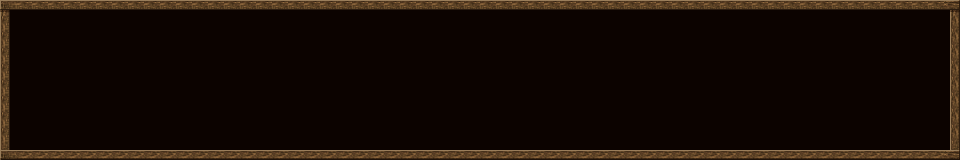

A level layout from a 2D game, rendered from its tile map. Below: a short description, then the map file with tile-grid data replaced by summaries:
An orthogonal 60x10 tile map with 16x16 px tiles, 2 tile layers (behind, bront).

<map version="1.0" orientation="orthogonal" width="60" height="10" tilewidth="16" tileheight="16">
 <tileset firstgid="1" name="Window_c_00" tilewidth="16" tileheight="16">
  <image source="Window_c_00.png" width="128" height="128" />
 </tileset>
 <layer name="behind" width="60" height="10" opacity="0.66">
  <data>[600 cells, 600 non-empty, 1 distinct tile ids]</data>
 </layer>
 <layer name="bront" width="60" height="10">
  <data>[600 cells, 136 non-empty, 8 distinct tile ids]</data>
 </layer>
</map>
